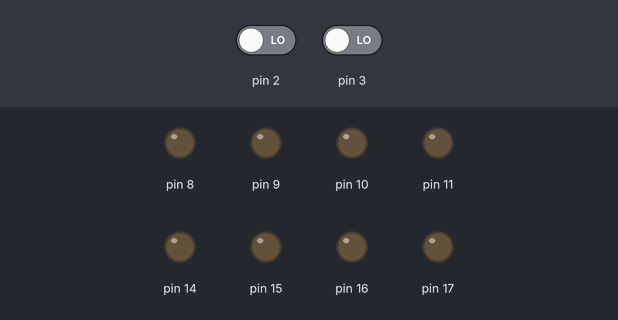
Bench run of a sketch on a simulated Arduino Uno, built with avr-gcc and run on an emulated ATmega328P. Shown: output pins drawn as LEDs (lit = HIGH). The inputs (shaded band) are chosen by the test bench; at power-on: pin 2 LOW, pin 3 LOW. Random numbers use the default seed unless the sketch sets one.

Above: at 1.2 s.
1.3 s: pin 2 driven HIGH
At 2.2 s:
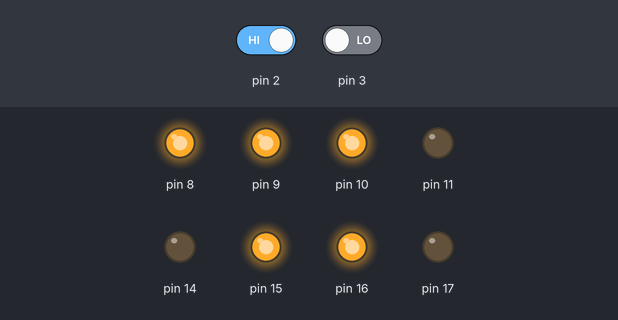
2.8 s: pin 3 driven HIGH
At 3.4 s:
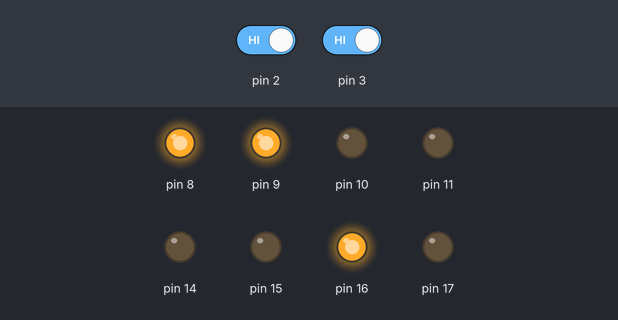
4.3 s: pin 3 driven LOW
At 5.5 s:
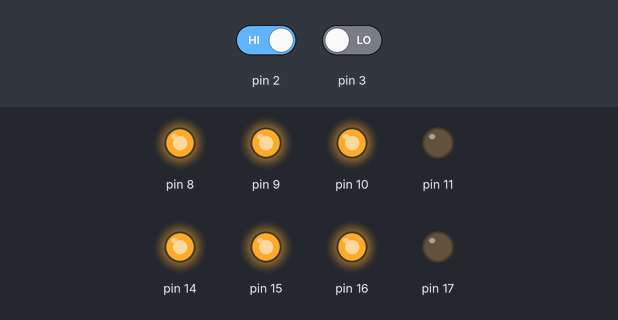
5.8 s: pin 3 driven HIGH
At 6.9 s:
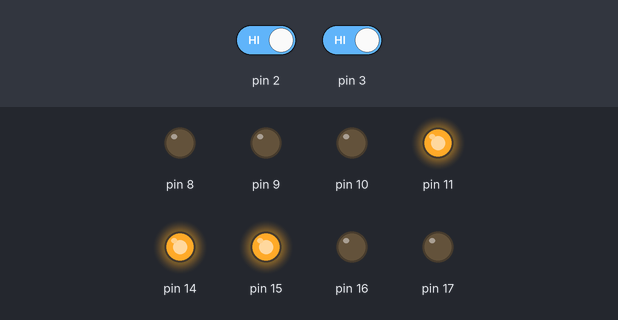
7.3 s: pin 3 driven LOW
At 8.0 s:
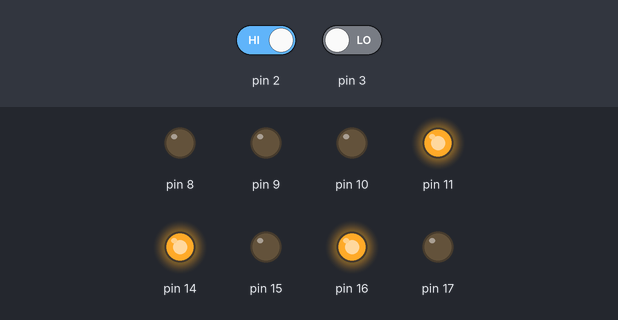
8.8 s: pin 3 driven HIGH
At 9.1 s:
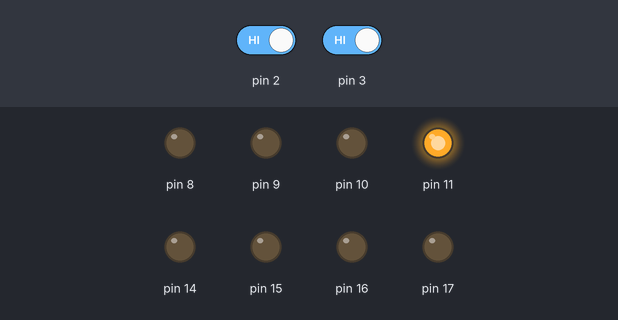
Timing chart, 0 to 11.3 s (numbered marks = the images above; inputs shaded):
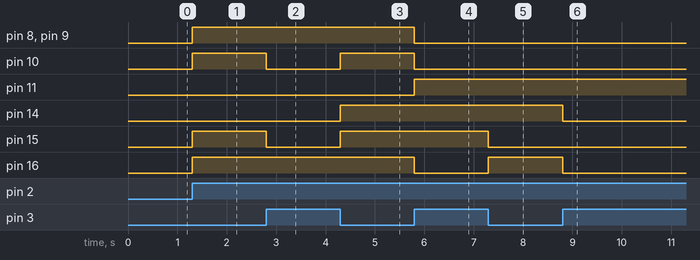

The sketch:

Clase_6.ino
```cpp
/* #include <LiquidCrystal_I2C.h>

LiquidCrystal_I2C lcd(0x20, 16, 2); */

int flag = 0;

void setup() {
  DDRC = B001111;
  DDRB = B001111;

  PORTC = B000000;
  PORTB = B000000;

  /* pinMode(5, OUTPUT);
  pinMode(6, OUTPUT); */

  digitalWrite(5, HIGH);
  digitalWrite(6, LOW);

  /* lcd.init();
  lcd.backlight();

  lcd.setCursor(0, 0);
  lcd.print("PORTS AND ISR");
  lcd.setCursor(0, 1);
  lcd.print("CLASE 6"); */

  attachInterrupt(0, execISR1, RISING);
  attachInterrupt(digitalPinToInterrupt(3), execISR2, CHANGE);
}

void loop() {
  if (flag == 1) {
    convertBCD();

    /* lcd.clear();
    lcd.setCursor(0, 0);
    lcd.print(" -> ISR 1 <- "); */

    flag = 0;
  } else if (flag == 2) {
    /* lcd.clear();
    lcd.setCursor(0, 0);
    lcd.print(" -> ISR 2 <- "); */

    convertBCD();

    flag = 0;
  }
}

void execISR1() {
  /* digitalWrite(5, LOW);
  digitalWrite(6, HIGH); */

  flag = 1;

  /* digitalWrite(5, HIGH);
  digitalWrite(6, LOW); */
}

void execISR2() {
  /* digitalWrite(5, LOW);
  digitalWrite(6, HIGH); */

  flag = 2;

  /* digitalWrite(5, HIGH);
  digitalWrite(6, LOW); */
}

void convertBCD() {
  int valor = random(0, 99);
  int decenas;
  int unidades;
  int decenasBin[4];
  int unidadesBin[4];

  decenas = valor / 10;
  for (int i = 0; i < 4; i++) {
    decenasBin[i] = decenas % 2;
    decenas = decenas / 2;
  }

  unidades = valor % 10;
  for (int i = 0; i < 4; i++) {
    unidadesBin[i] = unidades % 2;
    unidades = unidades / 2;
  }

  for (int i = 3; i > -1; i--) {
    if (decenasBin[i] == 1)
      PORTB |= (1 << i);
    else
      PORTB &= ~(1 << i);
  }

  for (int i = 3; i > -1; i--) {
    if (unidadesBin[i] == 1)
      PORTC |= (1 << i);
    else
      PORTC &= ~(1 << i);
  }
}
```

Measured:
- after the input at 1.3 s, pin 8–10, pin 15, pin 16: LOW → HIGH at once
- after the input at 2.8 s, pin 10, pin 15: HIGH → LOW at once
- after the input at 4.3 s, pin 10, pin 14, pin 15: LOW → HIGH at once
- after the input at 5.8 s, pin 8–10, pin 16: HIGH → LOW at once; pin 11: LOW → HIGH at once
- after the input at 7.3 s, pin 15: HIGH → LOW at once; pin 16: LOW → HIGH at once
- after the input at 8.8 s, pin 14, pin 16: HIGH → LOW at once
